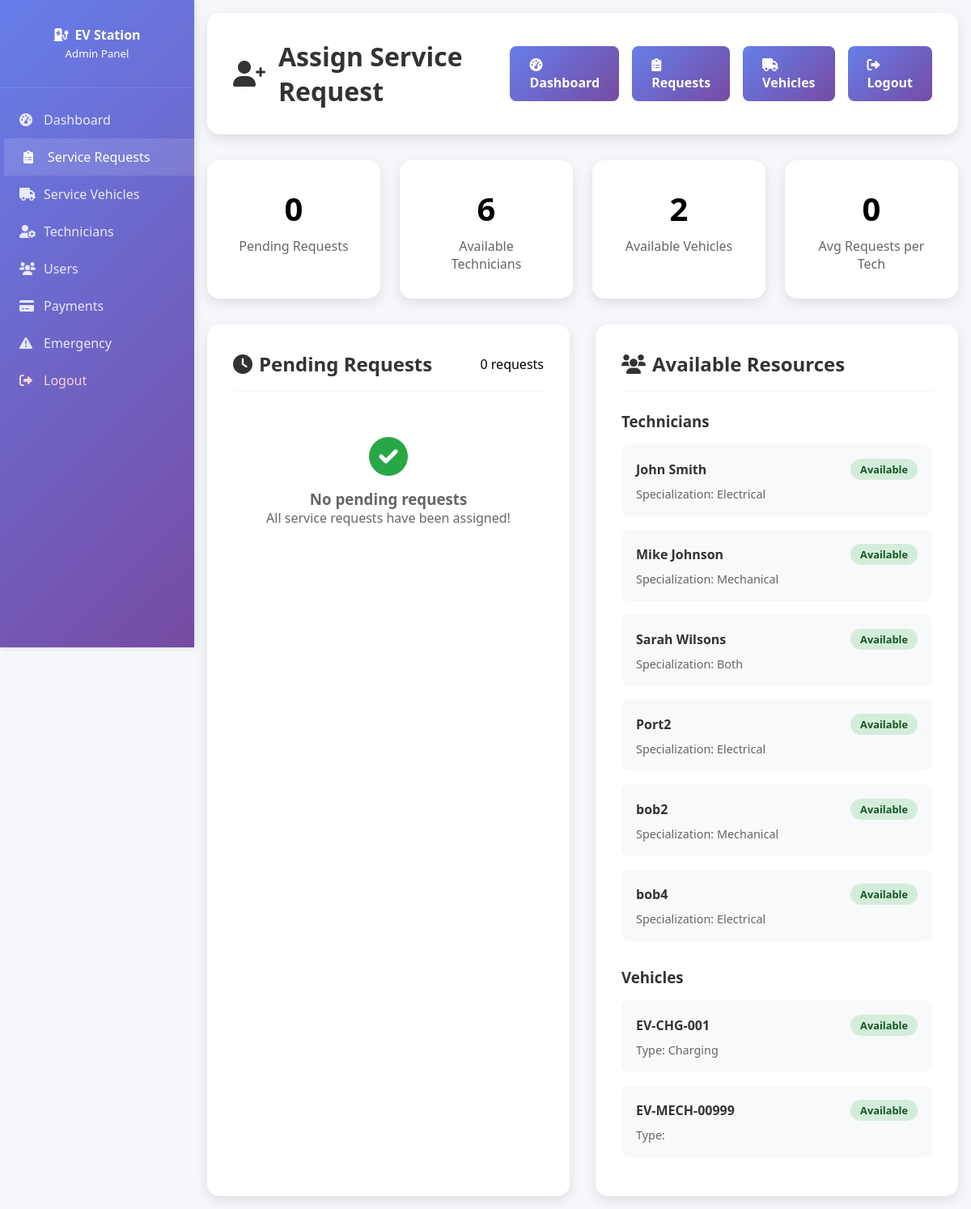
Before: /admin/assign-request.php (signed in) with the older database file.
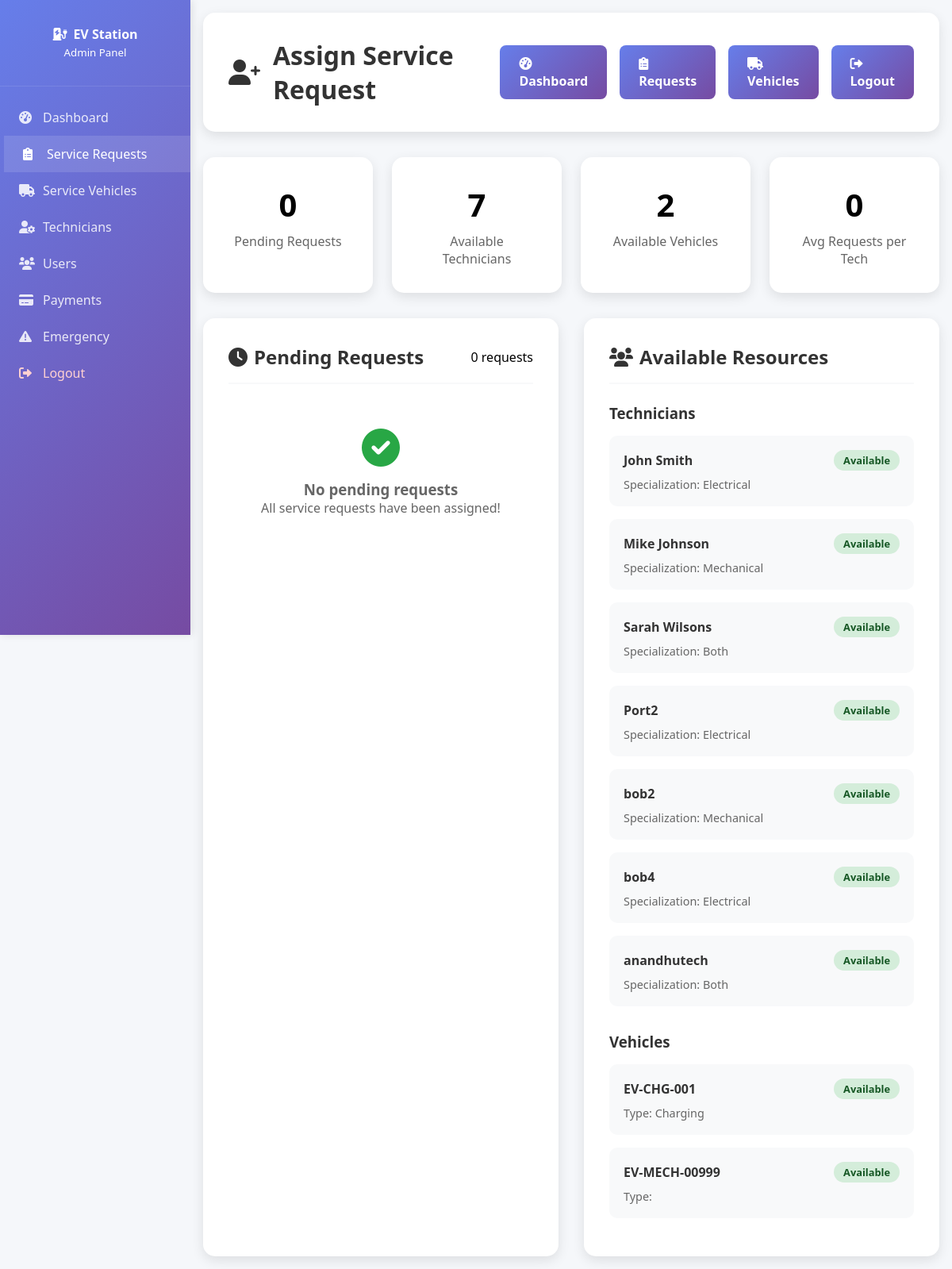
After: the same page with the newer database file.
### tables this page shows
CREATE TABLE `technicians` (
  `id` int(11) NOT NULL,
  `full_name` varchar(100) NOT NULL,
  `email` varchar(150) DEFAULT NULL,
  `phone` varchar(20) NOT NULL,
  `specialization` enum('electrical','mechanical','both') NOT NULL,
  `experience_years` int(11) DEFAULT 0,
  `status` enum('available','busy','offline') DEFAULT 'available',
  `assigned_vehicle_id` int(11) DEFAULT NULL,
  `password` varchar(255) DEFAULT NULL,
  `created_at` timestamp NOT NULL DEFAULT current_timestamp()
);

CREATE TABLE `service_vehicles` (
  `id` int(11) NOT NULL,
  `vehicle_number` varchar(20) NOT NULL,
  `vehicle_type` enum('charging','mechanical','hybrid') NOT NULL,
  `capacity` varchar(50) DEFAULT NULL,
  `current_location_lat` decimal(10,8) DEFAULT NULL,
  `current_location_lng` decimal(11,8) DEFAULT NULL,
  `status` enum('available','busy','maintenance','offline') DEFAULT 'available',
  `created_at` timestamp NOT NULL DEFAULT current_timestamp()
);

### config/database.php (called while the page is built, shortened)
<?php
class Database {
    private $host = 'localhost';
    private $db_name = 'ev_mobile_station';
    private $username = 'root';
    private $password = '';
    private $conn;
    private static $instance = null;
    public static function getInstance() {
        if (self::$instance === null) {
            self::$instance = new self();
        }
        return self::$instance;
    }
    public function getConnection() {
        if ($this->conn === null) {
            try {
                $this->conn = new PDO(
                    "mysql:host=" . $this->host . ";dbname=" . $this->db_name . ";charset=utf8mb4",
                    $this->username,
                    $this->password,
                    array(
                        PDO::ATTR_ERRMODE => PDO::ERRMODE_EXCEPTION,
                        PDO::ATTR_DEFAULT_FETCH_MODE => PDO::FETCH_ASSOC,
                        PDO::MYSQL_ATTR_INIT_COMMAND => "SET NAMES utf8mb4",
                        PDO::ATTR_PERSISTENT => false,
                        PDO::ATTR_EMULATE_PREPARES => false
                    )
                );
            } catch(PDOException $exception) {
                error_log("Database connection error: " . $exception->getMessage());
                throw new Exception("Database connection failed: " . $exception->getMessage());
            }
        }
        return $this->conn;
    }
    public function executeQuery($sql, $params = []) {
        try {
            $conn = $this->getConnection();
            $stmt = $conn->prepare($sql);
            $stmt->execute($params);
            return $stmt;
        } catch (Exception $e) {
            error_log("Query execution error: " . $e->getMessage());
            throw new Exception("Query execution failed: " . $e->getMessage());
        }
    }
}
?>

### includes/functions.php (called while the page is built, shortened)
<?php
require_once __DIR__ . '/../config/database.php';
class VehicleManager {
    private $db;
    public function __construct() {
        $this->db = Database::getInstance();
    }
    public function getAvailableVehicles($type = null) {
        try {
            $sql = "SELECT * FROM service_vehicles WHERE status = 'available'";
            $params = [];
            $stmt = $this->db->executeQuery($sql, $params);
            return $stmt->fetchAll();
        } catch (Exception $e) {
            error_log("Get available vehicles error: " . $e->getMessage());
            return [];
        }
    }
}
class TechnicianManager {
    private $db;
    public function __construct() {
        $this->db = Database::getInstance();
    }
    public function getAvailableTechnicians($specialization = null) {
        try {
            $sql = "SELECT * FROM technicians WHERE status = 'available'";
            $params = [];
            $stmt = $this->db->executeQuery($sql, $params);
            return $stmt->fetchAll();
        } catch (Exception $e) {
            error_log("Get available technicians error: " . $e->getMessage());
            return [];
        }
    }
}
?>

### admin/assign-request.php (the view, shortened to what the changed rows need)
<?php
require_once '../includes/functions.php';
$techManager = new TechnicianManager();
$vehicleManager = new VehicleManager();
$available_technicians = $techManager->getAvailableTechnicians();
$available_vehicles = $vehicleManager->getAvailableVehicles();
?>
<!DOCTYPE html>
<html lang="en">
<head>
    <link rel="stylesheet" href="https://cdnjs.cloudflare.com/ajax/libs/font-awesome/6.0.0/css/all.min.css">
</head>
<body>
    <div class="main-with-fixed-sidebar">
        <div class="container">
            <div class="header">
                <h1><i class="fas fa-user-plus"></i> Assign Service Request</h1>
            </div>
        <div class="stats-grid">
            <div class="stat-card">
                <div class="stat-number"><?php echo count($available_technicians); ?></div>
                <div class="stat-label">Available Technicians</div>
            </div>
        </div>
        <div class="content-grid">
            <div class="section">
                <div class="section-header">
                    <h2><i class="fas fa-clock"></i> Pending Requests</h2>
                </div>
            </div>
            <div class="section">
                <div class="section-header">
                    <h2><i class="fas fa-users"></i> Available Resources</h2>
                </div>
                <?php foreach ($available_technicians as $technician): ?>
                    <div class="resource-card">
                        <div class="resource-header">
                            <div class="resource-name"><?php echo htmlspecialchars($technician['full_name'] ?? 'Unknown'); ?></div>
                            <span class="status-badge status-<?php echo htmlspecialchars($technician['status'] ?? 'unknown'); ?>">
                                <?php echo ucfirst($technician['status'] ?? 'unknown'); ?>
                            </span>
                        </div>
                        <div class="resource-details">
                            Specialization: <?php echo ucfirst(htmlspecialchars($technician['specialization'] ?? 'general')); ?>
                        </div>
                    </div>
                <?php endforeach; ?>
                <?php foreach ($available_vehicles as $vehicle): ?>
                    <div class="resource-card">
                        <div class="resource-header">
                            <div class="resource-name"><?php echo htmlspecialchars($vehicle['vehicle_number'] ?? 'Unknown'); ?></div>
                            <span class="status-badge status-<?php echo htmlspecialchars($vehicle['status'] ?? 'unknown'); ?>">
                                <?php echo ucfirst($vehicle['status'] ?? 'unknown'); ?>
                            </span>
                        </div>
                        <div class="resource-details">
                            Type: <?php echo ucfirst(htmlspecialchars($vehicle['vehicle_type'] ?? 'unknown')); ?>
                        </div>
                    </div>
                <?php endforeach; ?>
            </div>
        </div>
        </div>
    </div>
</body>
</html>

Changed rows visible on the page:
now on this page (row edited): technicians: full_name "anandhutech", status "Available", specialization "Both"
Other visible differences:
count($available_technicians): "6" → "7"
